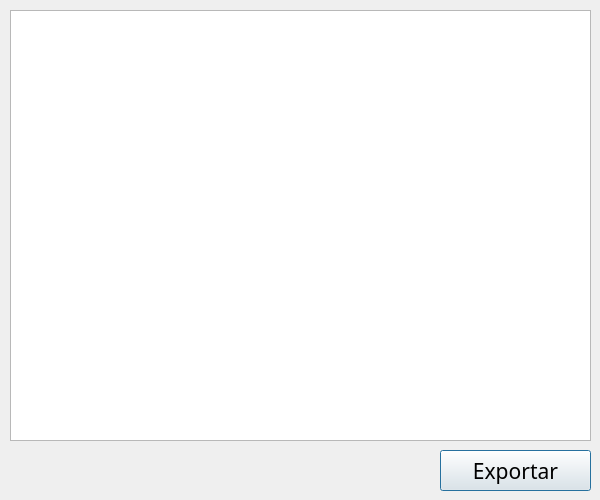
<?xml version="1.0" encoding="UTF-8"?>
<ui version="4.0">
 <class>Dialog</class>
 <widget class="QDialog" name="Dialog">
  <property name="geometry">
   <rect>
    <x>0</x>
    <y>0</y>
    <width>600</width>
    <height>500</height>
   </rect>
  </property>
  <property name="font">
   <font>
    <pointsize>16</pointsize>
   </font>
  </property>
  <property name="windowTitle">
   <string>Gráfico da Curva</string>
  </property>
  <widget class="QGraphicsView" name="graphicsView">
   <property name="geometry">
    <rect>
     <x>10</x>
     <y>10</y>
     <width>581</width>
     <height>431</height>
    </rect>
   </property>
   <property name="font">
    <font>
     <family>Reem Kufi</family>
     <pointsize>10</pointsize>
    </font>
   </property>
  </widget>
  <widget class="QPushButton" name="pushButton">
   <property name="geometry">
    <rect>
     <x>440</x>
     <y>450</y>
     <width>151</width>
     <height>41</height>
    </rect>
   </property>
   <property name="font">
    <font>
     <family>Reem Kufi</family>
     <pointsize>16</pointsize>
    </font>
   </property>
   <property name="text">
    <string>Exportar</string>
   </property>
  </widget>
 </widget>
 <resources/>
 <connections/>
</ui>
